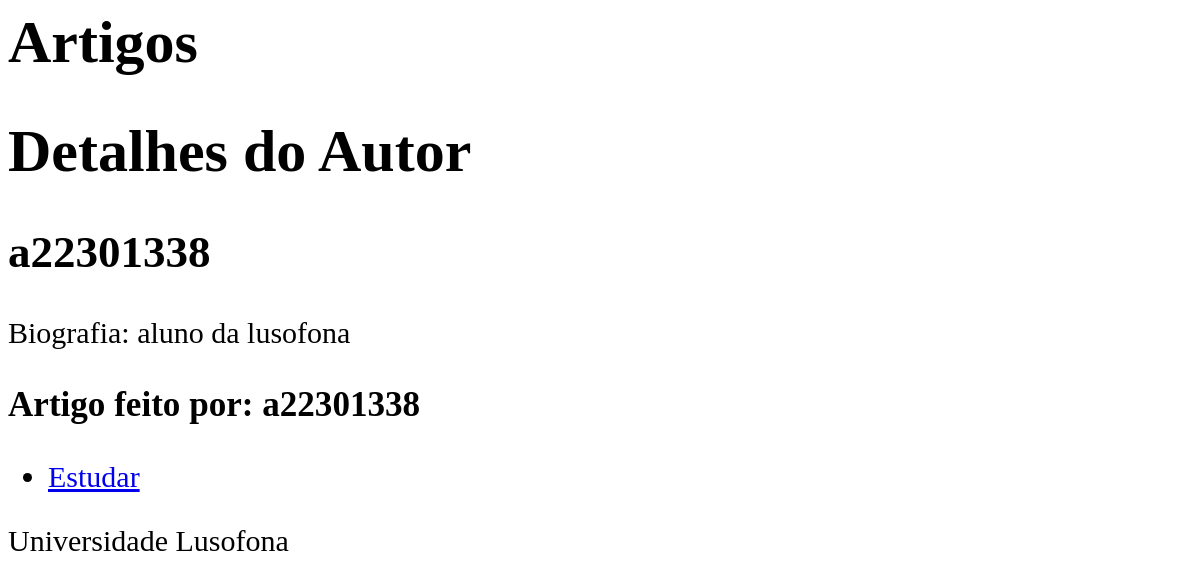
The app's page /artigos/authors/1/ with its own data.
### artigos/models.py (models this page shows, shortened)
class Author(models.Model):
    user = models.OneToOneField(User, on_delete=models.CASCADE)
    biografia = models.TextField()

class Article(models.Model):
    title = models.CharField(max_length=200)
    corpo = models.TextField()
    data_Postada = models.DateTimeField(auto_now_add=True)
    ultima_modificacao = models.DateTimeField(auto_now=True)
    autor = models.ForeignKey(Author, on_delete=models.CASCADE)
    likes = models.PositiveIntegerField(default=0)

### artigos/views.py (the view)
# urls.py: path('authors/<int:author_id>/', views.author_detail_view, name='author-detail'),
def author_detail_view(request, author_id):
    author = get_object_or_404(Author, id=author_id)
    articles = Article.objects.filter(autor=author)
    context = {
        'author': author,
        'articles': articles
    }
    return render(request, "artigos/detalhesAutor.html", context)

### artigos/templates/artigos/detalhesAutor.html
{% extends "artigos/layout.html" %}
{% block content %}
<div class="container">
    <h1>Detalhes do Autor</h1>
    <h2>{{ author.user.username }}</h2>
    <p>Biografia: {{ author.biografia }}</p>
    <h3>Artigo feito por: {{ author.user.username }}</h3>
    <ul>
        {% for article in articles %}
        <li><a href="{% url 'artigos:article-detail' article_id=article.id %}">{{ article.title }}</a></li>
        {% endfor %}
    </ul>
</div>
{% endblock %}

### artigos/static/artigos/estilos.css (style rules this page uses)
body { background : url('https://e0.pxfuel.com/wallpapers/279/812/desktop-wallpaper-grunge-vintage-blank-old-newspaper-background.jpg'); color:black; font-size:30px; }

### records on screen
Author: user.username "a22301338", biografia "aluno da lusofona"
Article: title "Estudar"
